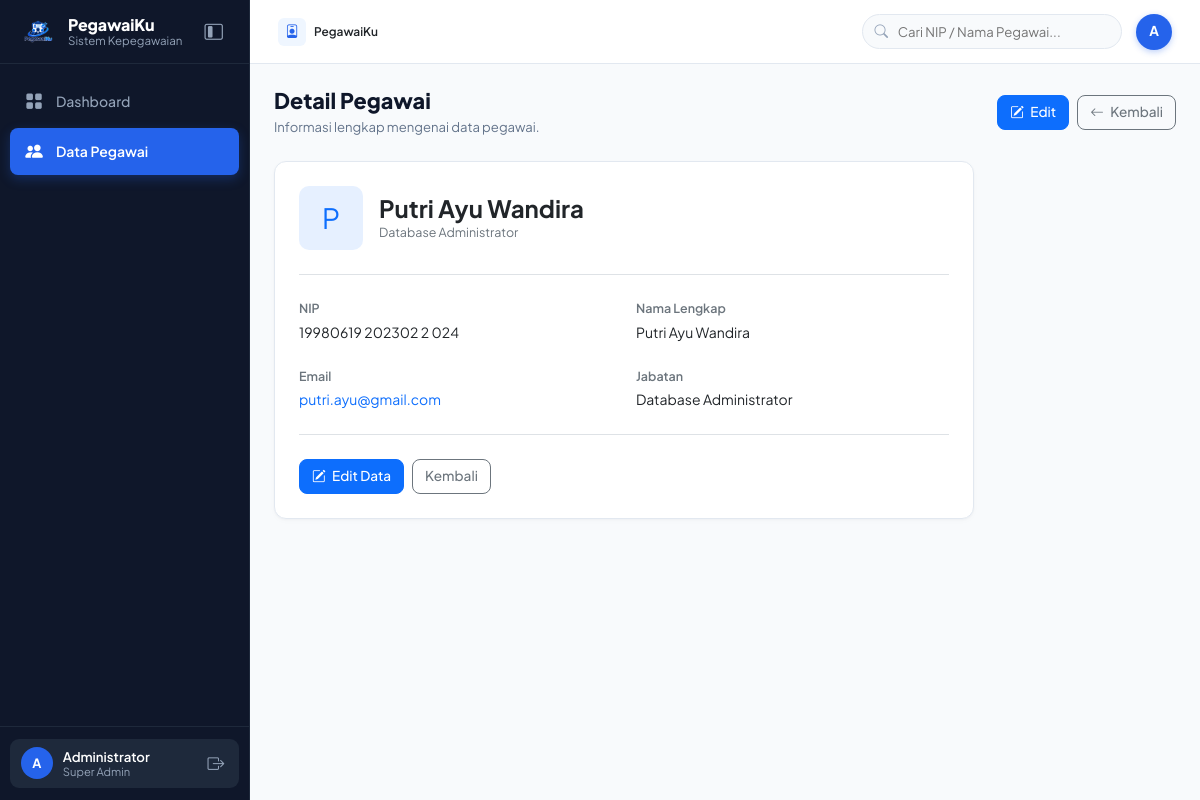
The app's page /pegawai/detail.php?id=50 (signed in) with its own data.
### tables this page shows
CREATE TABLE IF NOT EXISTS employees (
    id INT AUTO_INCREMENT PRIMARY KEY,
    nip VARCHAR(30) UNIQUE,
    nama VARCHAR(100) NOT NULL,
    email VARCHAR(100),
    jabatan VARCHAR(80),
    foto VARCHAR(255) DEFAULT NULL
);

### config/koneksi.php (called while the page is built, shortened)
<?php
if (!function_exists('e')) {
    function e(?string $str): string
    {
        return htmlspecialchars($str ?? '', ENT_QUOTES, 'UTF-8');
    }
}

### pegawai/detail.php (the view, shortened to what this page needs)
<?php
require __DIR__ . '/../config/koneksi.php';
$id = isset($_GET['id']) ? (int) $_GET['id'] : 0;
$stmt = $pdo->prepare('SELECT id, nip, nama, email, jabatan, foto FROM employees WHERE id = :id');
$stmt->execute(['id' => $id]);
$employee = $stmt->fetch();
require __DIR__ . '/../partials/header.php';
?>
<div class="page-header d-flex flex-wrap justify-content-between align-items-center gap-3">
    <div>
        <h1>Detail Pegawai</h1>
        <p>Informasi lengkap mengenai data pegawai.</p>
    </div>
    <div class="d-flex gap-2">
        <a class="btn btn-primary" href="edit.php?id=<?= (int) $employee['id'] ?>">
            <i class="bi bi-pencil-square me-1"></i> Edit
        </a>
        <a class="btn btn-outline-secondary" href="index.php">
            <i class="bi bi-arrow-left me-1"></i> Kembali
        </a>
    </div>
</div>
<div class="card p-4" style="max-width: 700px;">
    <div class="d-flex align-items-center mb-4 pb-4 border-bottom gap-3">
        <?php if (!empty($employee['foto']) && file_exists(__DIR__ . '/../' . $employee['foto'])): ?>
            <img src="<?= $base ?>/<?= e($employee['foto']) ?>" alt="Pasfoto Pegawai" class="rounded-circle object-fit-cover shadow-sm" style="width:64px; height:64px;">
        <?php else: ?>
            <div class="stat-icon bg-primary bg-opacity-10 text-primary" style="font-size:1.75rem; width:64px; height:64px;">
                <?= e(mb_strtoupper(mb_substr($employee['nama'], 0, 1))) ?>
            </div>
        <?php endif; ?>
        <div>
            <h2 class="h4 fw-bold mb-0"><?= e($employee['nama']) ?></h2>
            <p class="text-secondary mb-0 small"><?= e($employee['jabatan']) ?></p>
        </div>
    </div>
    <div class="row g-4">
        <div class="col-sm-6">
            <div class="text-secondary small fw-semibold mb-1">NIP</div>
            <div><?= e($employee['nip']) ?></div>
        </div>
        <div class="col-sm-6">
            <div class="text-secondary small fw-semibold mb-1">Nama Lengkap</div>
            <div><?= e($employee['nama']) ?></div>
        </div>
        <div class="col-sm-6">
            <div class="text-secondary small fw-semibold mb-1">Email</div>
            <div>
                <a href="mailto:<?= e($employee['email']) ?>" class="text-decoration-none">
                    <?= e($employee['email'] ?: '-') ?>
                </a>
            </div>
        </div>
        <div class="col-sm-6">
            <div class="text-secondary small fw-semibold mb-1">Jabatan</div>
            <div><?= e($employee['jabatan'] ?: '-') ?></div>
        </div>
    </div>
    <div class="mt-4 pt-4 border-top d-flex gap-2">
        <a href="edit.php?id=<?= (int) $employee['id'] ?>" class="btn btn-primary">
            <i class="bi bi-pencil-square me-1"></i> Edit Data
        </a>
        <a href="index.php" class="btn btn-outline-secondary">Kembali</a>
    </div>
</div>
<?php
require __DIR__ . '/../partials/footer.php';
?>

### assets/css/style.css (style rules this page uses)
:root { --sidebar-width: 250px; --sidebar-collapsed-width: 72px; --sidebar-bg: #0f172a; --sidebar-hover: #1e293b; --sidebar-active-bg: #2563eb; --sidebar-text: #94a3b8; --sidebar-text-active: #ffffff; --topbar-height: 64px; --primary: #2563eb; --primary-hover: #1d4ed8; --bg-page: #f8fafc; --card-shadow: 0 1px 3px rgba(15, 23, 42, 0.04), 0 2px 6px rgba(15, 23, 42, 0.02); --card-hover-shadow: 0 8px 24px rgba(15, 23, 42, 0.08); --border-color: #e2e8f0; --transition: 0.24s ease; --bs-body-font-family: 'Plus Jakarta Sans', system-ui, -apple-system, BlinkMacSystemFont, "Segoe UI", Roboto, sans-serif; --bs-body-font-size: 0.875rem; --bs-body-line-height: 1.5; }
*, *::before, *::after { box-sizing: border-box; }
html { font-size: 16px; -webkit-text-size-adjust: 100%; }
body { font-family: 'Plus Jakarta Sans', system-ui, -apple-system, BlinkMacSystemFont, "Segoe UI", Roboto, sans-serif; background-color: var(--bg-page); color: #1e293b; min-height: 100vh; margin: 0; font-size: 0.875rem; line-height: 1.5; -webkit-font-smoothing: antialiased; }
.main-content > * { animation: appContentEnter 0.8s cubic-bezier(0.22, 1, 0.36, 1) both; }
.main-content > *:nth-child(2) { animation-delay: 0.08s; }
.card, .dashboard-hero, .stat-card, .table-responsive, .alert { transition: transform 0.45s ease, box-shadow 0.45s ease, border-color 0.45s ease; }
.sidebar, .sidebar-nav-link, .topbar, .btn, .form-control, .form-select, .input-group-text, .page-link { transition: all 0.35s ease; }
.card { border: 1px solid var(--border-color); border-radius: 12px; box-shadow: var(--card-shadow); background: #ffffff; }
.btn { border-radius: 8px; font-size: 0.85rem; font-weight: 500; }
.page-header { margin-bottom: 1.5rem; }
.page-header h1 { font-size: 1.35rem; font-weight: 800; color: #0f172a; margin-bottom: 0.2rem; }
.page-header p { color: #64748b; margin-bottom: 0; font-size: 0.85rem; }
.stat-icon { width: 48px; height: 48px; display: inline-flex; align-items: center; justify-content: center; border-radius: 10px; font-size: 1.35rem; flex-shrink: 0; }
html { font-size: 16px !important; }
body { font-family: 'Plus Jakarta Sans', system-ui, -apple-system, BlinkMacSystemFont, "Segoe UI", Roboto, sans-serif !important; font-size: 14px !important; line-height: 1.5 !important; color: #1e293b !important; }
body, button, input, select, textarea { font-family: 'Plus Jakarta Sans', system-ui, sans-serif; }
.main-content p { font-size: 0.82rem; }
.main-content .small { font-size: 0.78rem !important; }

### records on screen
employees: nama "P", nama "Putri Ayu Wandira", jabatan "Database Administrator", nip "19980619 202302 2 024", email "putri.ayu@gmail.com"

### other values on screen
$firstLetter "A"
$userName "Administrator"
